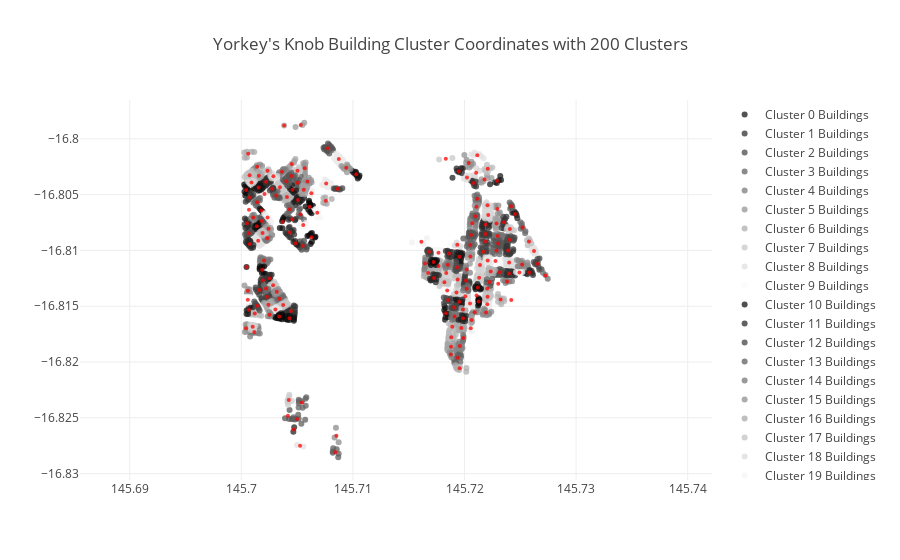

This figure's notebook cell:
### Markdown cell above
Agglomerative Clustering

### Code cell
agg = AgglomerativeClustering(n_clusters = numClusters).fit(buildings.as_matrix())

print("silhouette score: " + str(clusterEval(agg.labels_)[0]))
print("calinski score: " + str(clusterEval(agg.labels_)[1]))
createCSV(agg.labels_)

aggNumClusters = max(agg.labels_) + 1

clusterCenters, clusterPoints, points = createClusterCenters(agg.labels_)

#Trace for color coding the clusters
aggTrace = colorClusterTrace(aggNumClusters, clusterPoints)

#Trace of cluster centers
aggCentersTrace = clusterCenterTrace(clusterCenters, 'Agg Clusters')

#Plot result
plot(aggTrace, aggCentersTrace)
